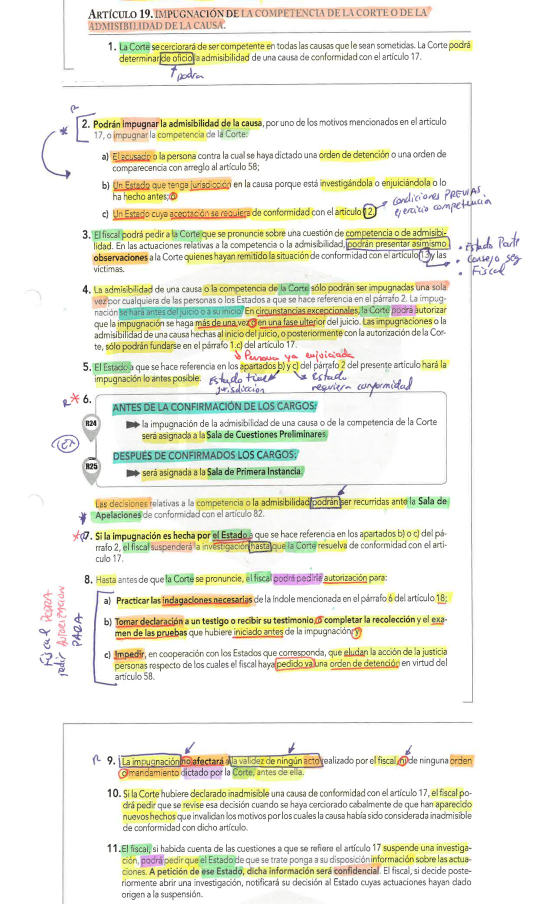
#> input picture expres-subrayado/img/t1/e-19.jpg, 1075 x 1807 px, given in place of e-19.jpg.jpg, which was not available (shown at 1/2 size)
$ python comprimir-vista.py ../../../expres-subrayado/img/t1/e-19.jpg
#> lines starting #> are read from the running program, lines starting #| are printed output that depends on the picture; pictures that were not available may be replaced by others from this repository, and a replacement may not be noted
import os as _os
T=_os.environ.get('TEMA','11')
import os
import sys, json
import numpy as np
from PIL import Image, ImageDraw, ImageFont
S=os.environ.get('SCRATCH','C:/Users/ruben/AppData/Local/Temp/')
f=ImageFont.truetype('arial.ttf',17)
for pid in sys.argv[1:]:
    im=Image.open(f'expres-subrayado/img/t{T}/{pid}.jpg').convert('RGB'); a=np.asarray(im.convert('L')).astype(int)
#> further down, im is the input picture: PIL image 1075x1807 RGB; mean R, G, B 237.4, 237.4, 224.8
#> after `a = np.asarray(im.convert('L')).astype(int)`:
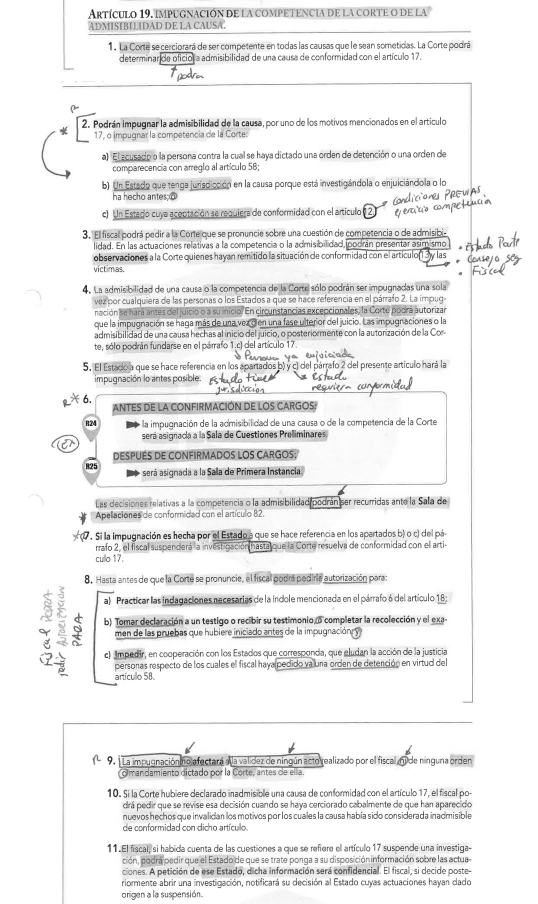
#> a: shape (1807, 1075) int64 (shown at 1/2 size); min 13, max 255, mean 236
    blank=(a<235).mean(axis=1)<0.003; segs=[]; y=0; H=im.height
#> after `H = im.height`: H = 1807
    while y<H:
        if blank[y]:
            j=y
            while j<H and blank[j]: j+=1
            if j-y>=40: y=j; continue
            segs.append((y,j)); y=j; continue
        j=y
        while j<H and not (blank[j] and j+40<=H and blank[j:j+40].all()): j+=1
        segs.append((y,j)); y=j
#> after the loop, segs = [(0, 1807)]
    # fusionar
    m=[];
    for s in segs:
        if m and s[0]<=m[-1][1]: m[-1]=(m[-1][0],s[1])
        else: m.append(s)
#> this loop made 1 pass
#> after the loop, m = [(0, 1807)]
    tot=sum(b-a_ for a_,b in m)+len(m)*16; out=Image.new('RGB',(im.width,tot),(255,255,255)); d=ImageDraw.Draw(out); yy=0
#> after `tot = sum((b - a_ for a_, b in m)) + len(m) * 16`: tot = 1823
#> after `out = Image.new('RGB', (im.width, tot), (255, 255, 255))`: out: PIL image 1075x1823 RGB; every value is 255
    for a_,b in m:
        out.paste(im.crop((0,a_,im.width,b)),(0,yy+16)); d.rectangle([0,yy,im.width,yy+15],fill=(255,230,230)); d.text((4,yy-1),f'y={a_}',fill=(200,0,0),font=f)
        for t in range((a_//50+1)*50,b,50):
            d.line([(0,yy+16+t-a_),(36,yy+16+t-a_)],fill=(255,0,0),width=1); d.text((38,yy+16+t-a_-8),str(t),fill=(255,0,0),font=f)
        yy+=b-a_+16
#> this loop made 1 pass
#> (a_, b, yy) on pass 1: (0, 1807, 1823)
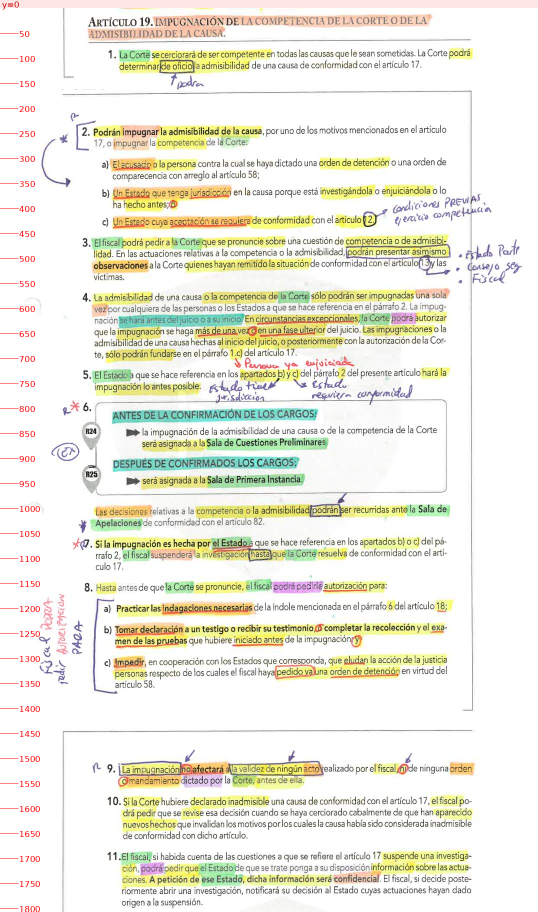
#> out: PIL image 1075x1823 RGB (shown at 1/2 size); mean R, G, B 237.5, 236.6, 224.1
#> after the loop, yy = 1823
    out=out.resize((int(out.width*0.85),int(out.height*0.85))); out.save(S+pid+'-c.png'); print(pid,out.size)
#> after `out = out.resize((int(out.width * 0.85), int(out.height * 0.85)))`:
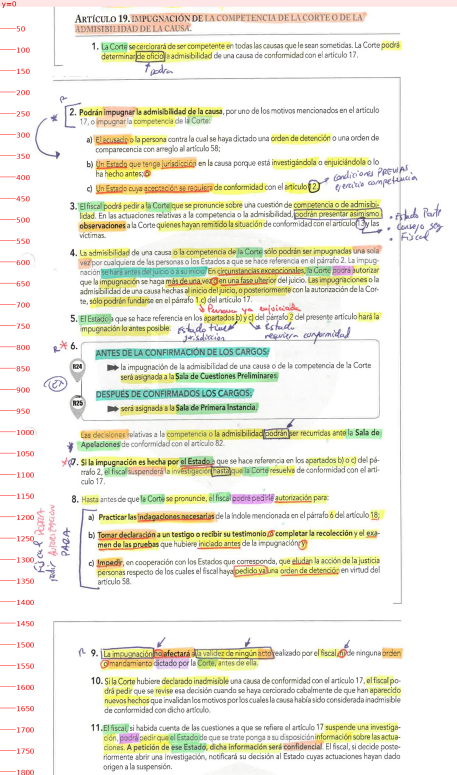
#> out: PIL image 913x1549 RGB (shown at 1/2 size); mean R, G, B 237.5, 236.5, 224
#| ../../../expres-subrayado/img/t1/e-19.jpg (913, 1549)

$ run again, on expres-subrayado/img/t11/a-104.jpg
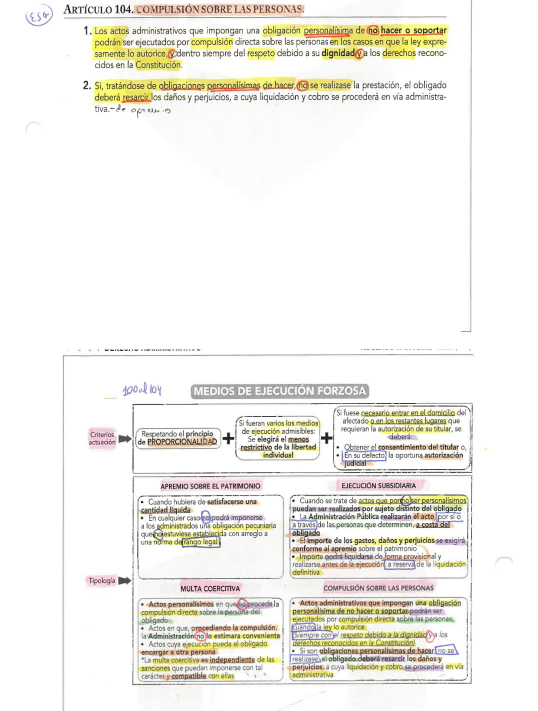
#> input picture expres-subrayado/img/t11/a-104.jpg, 1075 x 1421 px, given in place of a-104.jpg.jpg, which was not available (shown at 1/2 size)
#> im is the input picture: PIL image 1075x1421 RGB; mean R, G, B 241.7, 240.2, 234.5
#> after the loop `while y<H:`: segs = [(0, 7), (7, 259), (607, 714), (764, 1421)]
#> the loop `for s in segs:` made 4 passes
#> after the loop `for s in segs:`: m = [(0, 259), (607, 714), (764, 1421)]
#> tot = 1071
#> the loop `for a_,b in m:` made 3 passes
#> (a_, b, yy) on passes 1 to 3: (0, 259, 275), (607, 714, 398), (764, 1421, 1071)
#> after the loop `for a_,b in m:`:
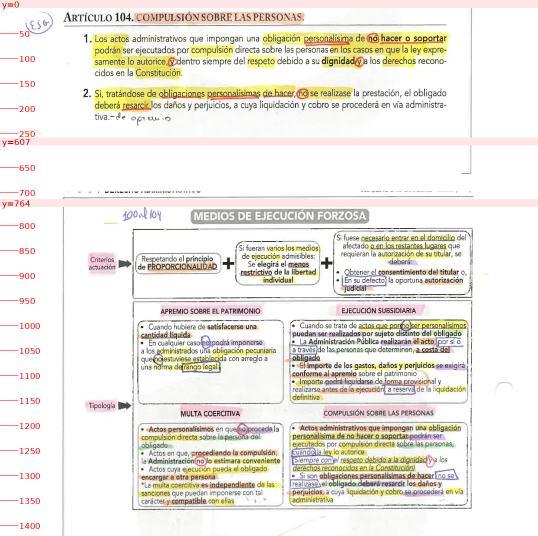
#> out: PIL image 1075x1071 RGB (shown at 1/2 size); mean R, G, B 237.5, 233.6, 226
#> `out = out.resize((int(out.width * 0.85), int(out.height * 0.85)))`:
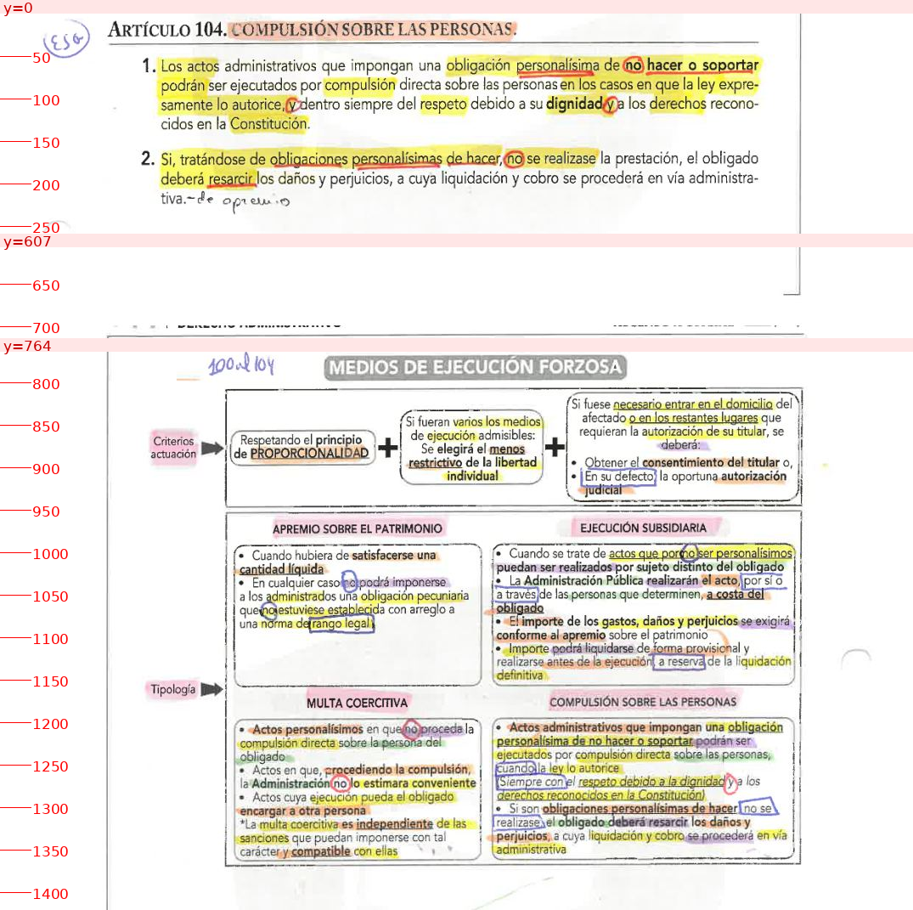
#> out: PIL image 913x910 RGB; mean R, G, B 237.4, 233.5, 226
#| ../../../expres-subrayado/img/t11/a-104.jpg (913, 910)

$ run again, on expres-subrayado/img/t11/a-106.jpg
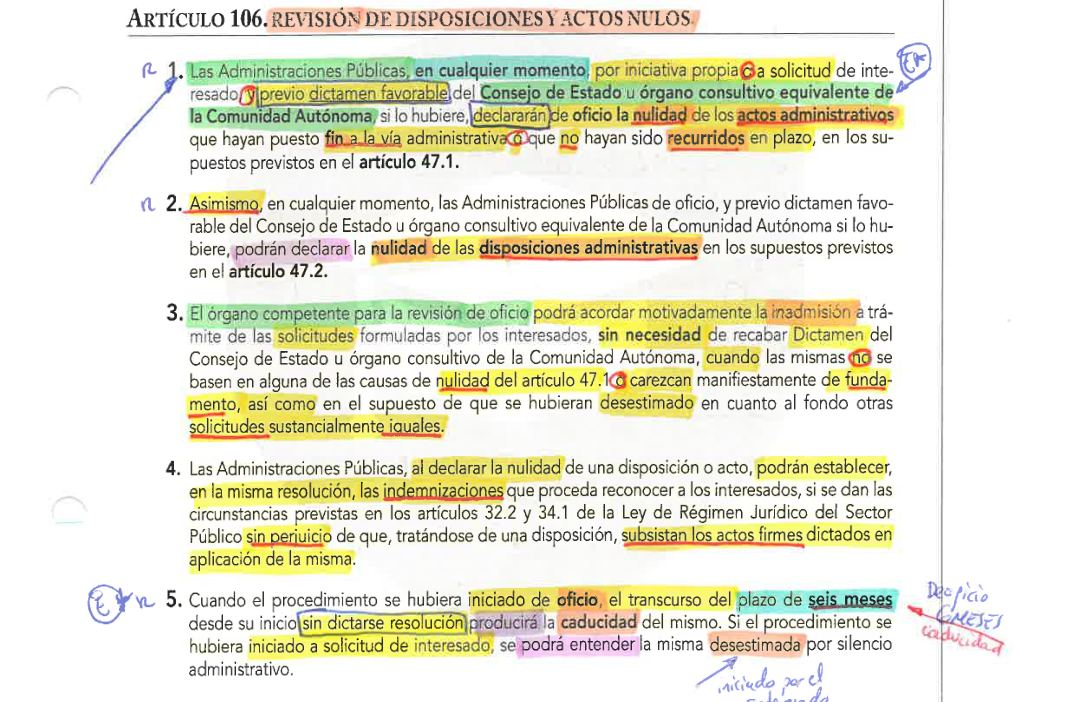
#> input picture expres-subrayado/img/t11/a-106.jpg, 1075 x 702 px, given in place of a-106.jpg.jpg, which was not available
#> im is the input picture: PIL image 1075x702 RGB; mean R, G, B 232, 231, 212.8
#> `a = np.asarray(im.convert('L')).astype(int)`:
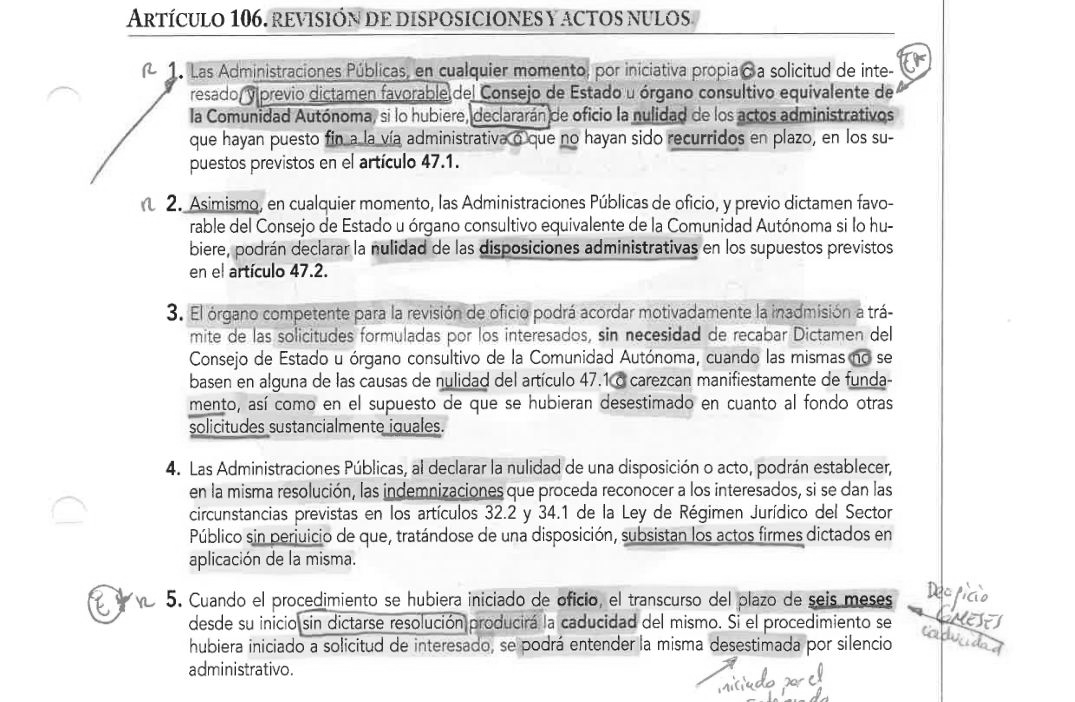
#> a: shape (702, 1075) int64; min 9, max 255, mean 229.3
#> after the loop `while y<H:`: segs = [(0, 6), (6, 702)]
#> the loop `for s in segs:` made 2 passes
#> after the loop `for s in segs:`: m = [(0, 702)]
#> tot = 718
#> the loop `for a_,b in m:` made 1 pass
#> (a_, b, yy) on pass 1: (0, 702, 718)
#> `out = out.resize((int(out.width * 0.85), int(out.height * 0.85)))`:
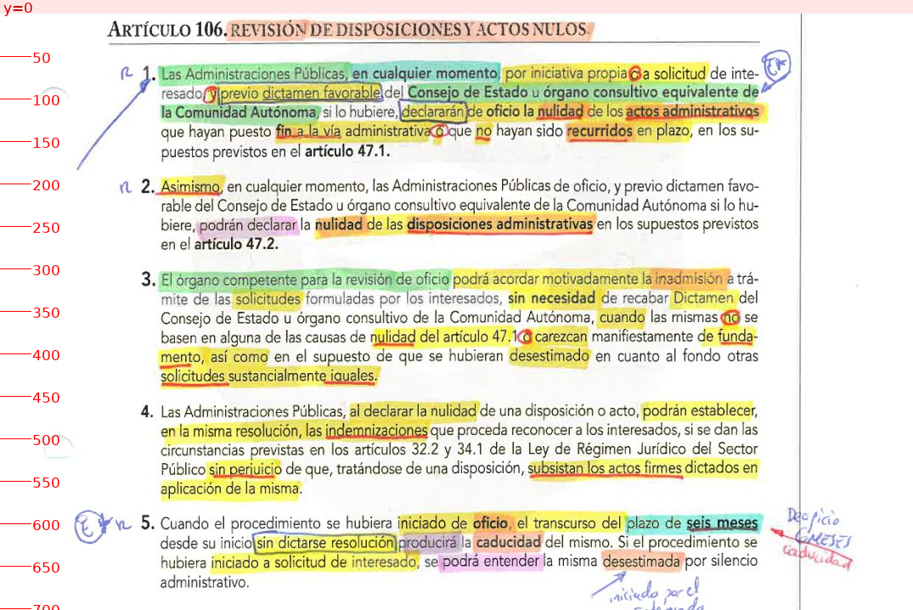
#> out: PIL image 913x610 RGB; mean R, G, B 232.5, 230.2, 212.4
#| ../../../expres-subrayado/img/t11/a-106.jpg (913, 610)
